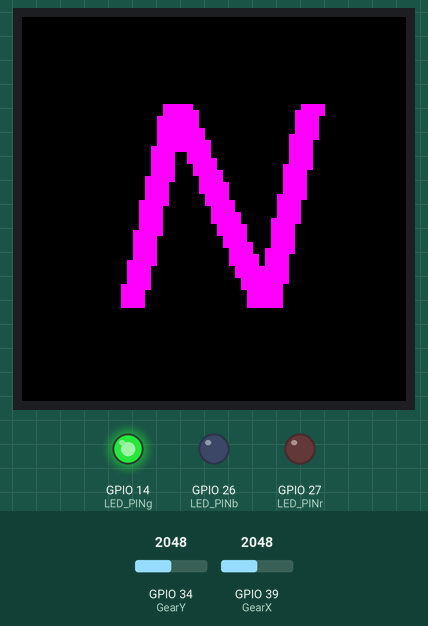
Bench run of a sketch on a simulated ESP32. On the bench: 128×128 colour display, output pins drawn as LEDs (lit = HIGH). The test bench sets the inputs (shaded band); at power-on: GPIO 39 (GearX) = 2048, GPIO 34 (GearY) = 2048.

Above: at 11.3 s.
11.4 s: GPIO 39 (GearX) set to 3434
12.9 s: GPIO 39 (GearX) set to 3556
At 13.9 s:
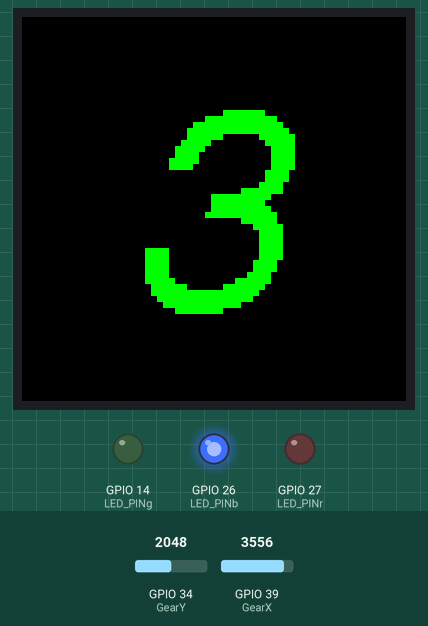
14.4 s: GPIO 34 (GearY) set to 2866
At 15.0 s:
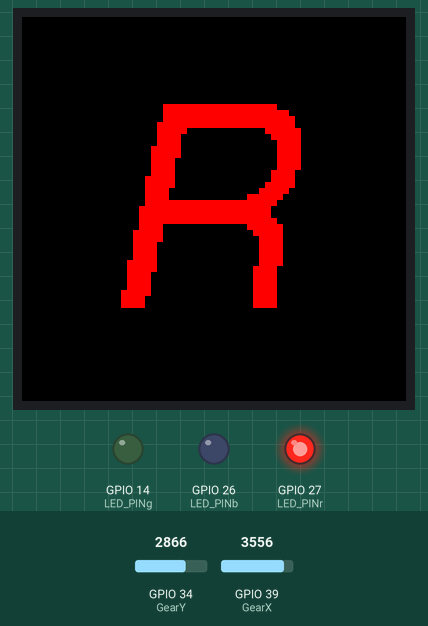
17.4 s: GPIO 34 (GearY) set to 1560
At 17.9 s:
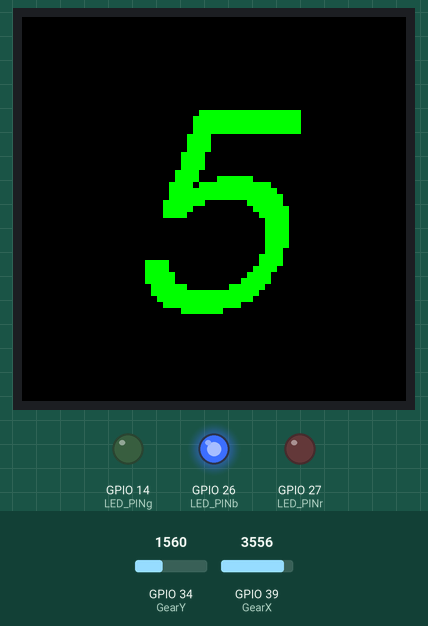
19.0 s: GPIO 34 (GearY) set to 3540
At 20.2 s:
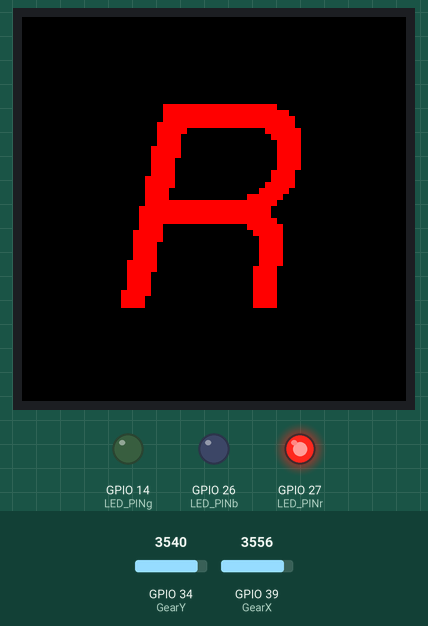
20.5 s: GPIO 34 (GearY) set to 2460
At 21.6 s:
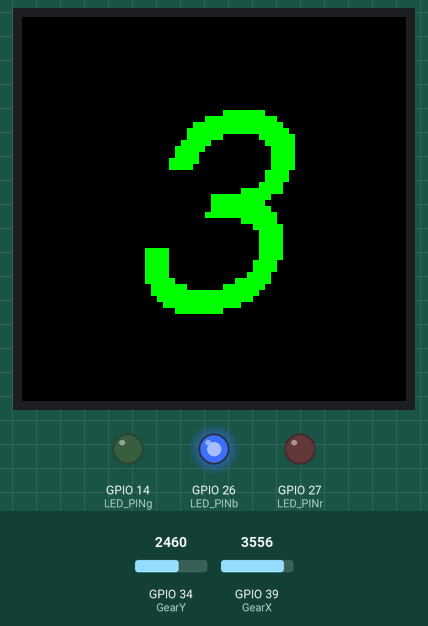
Timing chart, 0 to 23.0 s (numbered marks = the images above; inputs shaded):
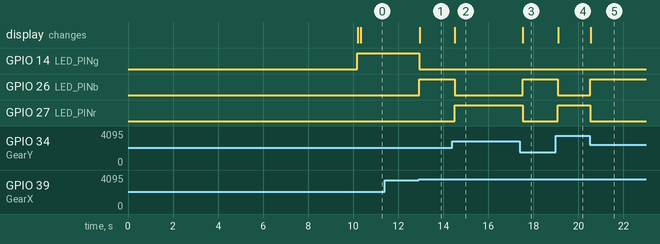

Measured:
- the behaviour switches between 3500 and 3501 on GPIO 39 (GearX) (found by bisection; images 0 and 1)
- after the input at 11.4 s, every drawn part: stays the same
- after the input at 12.9 s, GPIO 14 (LED_PINg): HIGH → LOW at once; GPIO 26 (LED_PINb): LOW → HIGH at once; the display: changes after 0.05 s (image 1)
- after the input at 14.4 s, GPIO 26 (LED_PINb): HIGH → LOW after 0.11 s; GPIO 27 (LED_PINr): LOW → HIGH after 0.11 s; the display: changes after 0.12 s (image 2)
- after the input at 17.4 s, GPIO 26 (LED_PINb): LOW → HIGH after 0.12 s; GPIO 27 (LED_PINr): HIGH → LOW after 0.12 s; the display: changes after 0.13 s (image 3)
- after the input at 19.0 s, GPIO 26 (LED_PINb): HIGH → LOW after 0.09 s; GPIO 27 (LED_PINr): LOW → HIGH after 0.09 s; the display: changes after 0.10 s (image 4)
- after the input at 20.5 s, GPIO 26 (LED_PINb): LOW → HIGH at once; GPIO 27 (LED_PINr): HIGH → LOW at once; the display: changes at once (image 5)

The sketch:

ESP32_Logitech_Gear_Display_100522.ino
```cpp
/*
 * Created by Pieter Kirby
 * for use with Logitech shifter
 *
 * Please support by following/subscribing to my twitch account
 * www.twitch.tv/pietersgaming
 *
 */

#include <Adafruit_GFX.h>    // Core graphics library
#include <Adafruit_ST7735.h> // Hardware-specific library for ST7735
#include <Fonts/FreeSansOblique24pt7b.h>

  #define TFT_CS         5
  #define TFT_RST        4
  #define TFT_DC         2

  Adafruit_ST7735 tft = Adafruit_ST7735(TFT_CS, TFT_DC, TFT_RST);

const int GearX    = 39;  // connected to Latitude Potentiometer pin (RS232 pin #)
const int GearY    = 34;  // connected to Longitude Potentiometer pin (RS232 pin #)
                          // (RS232 pin #) connected to GND
                          // (RS232 pin #) connected to 3v3
const int LED_PINr = 27;  // Arduino pin connected to LED's pin
const int LED_PINb = 26;  // Arduino pin connected to LED's pin
const int LED_PINg = 14;  // Arduino pin connected to LED's pin

void setup() {
  pinMode(LED_PINr, OUTPUT);    // set arduino pin to output mode
  pinMode(LED_PINb, OUTPUT);    // set arduino pin to output mode
  pinMode(LED_PINg, OUTPUT);    // set arduino pin to output mode
  tft.initR(INITR_144GREENTAB); // Init ST7735R chip, green tab
  tft.fillScreen(ST77XX_BLACK);
  tft.setTextColor(ST77XX_WHITE);
  tft.setTextSize(2);
  tft.println(" ");
  tft.println("   GEAR");
  tft.println(" ");
  tft.println("  DISPLAY");
  tft.println(" ");
  tft.setTextSize(1);
  tft.println("     Created By");
  tft.setTextSize(2);
  tft.println(" ");
  tft.println("CacoDeamon");
  delay(10000);
  tft.fillScreen(ST77XX_BLACK);
}

void loop() {
  int Latitude  = analogRead(GearX); // read the input on analog pin
  int Longitude = analogRead(GearY); // read the input on analog pin

  if((Latitude > 3500) && (Longitude > 2800)){
    digitalWrite(LED_PINr, HIGH);
    digitalWrite(LED_PINb, LOW);
    digitalWrite(LED_PINg, LOW);
    tft.fillRoundRect(25, 20, 80, 90, 8, ST77XX_BLACK);
    tft.setCursor(25, 95);
    tft.setTextColor(ST77XX_RED);
    tft.setFont(&FreeSansOblique24pt7b);
    tft.setTextSize(2);
    tft.println("R");
    delay(120);

} else if((Latitude > 3500) && (Longitude < 2800) && (Longitude > 2500)){
    digitalWrite(LED_PINb, HIGH);
    digitalWrite(LED_PINr, LOW);
    digitalWrite(LED_PINg, LOW);
    tft.fillRoundRect(25, 20, 80, 90, 8, ST77XX_BLACK);
    tft.setCursor(35, 95);
    tft.setTextColor(ST77XX_GREEN);
    tft.setFont(&FreeSansOblique24pt7b);
    tft.setTextSize(2);
    tft.println("1");
    delay(120);

} else if((Latitude < 500) && (Longitude > 2500)){
    digitalWrite(LED_PINb, HIGH);
    digitalWrite(LED_PINr, LOW);
    digitalWrite(LED_PINg, LOW);
    tft.fillRoundRect(25, 20, 80, 90, 8, ST77XX_BLACK);
    tft.setCursor(35, 95);
    tft.setTextColor(ST77XX_GREEN);
    tft.setFont(&FreeSansOblique24pt7b);
    tft.setTextSize(2);
    tft.println("2");
    delay(120);

} else if((Latitude > 3500) && (Longitude < 2500) && (Longitude > 1600)){
    digitalWrite(LED_PINb, HIGH);
    digitalWrite(LED_PINr, LOW);
    digitalWrite(LED_PINg, LOW);
    tft.fillRoundRect(25, 20, 80, 90, 8, ST77XX_BLACK);
    tft.setCursor(35, 95);
    tft.setTextColor(ST77XX_GREEN);
    tft.setFont(&FreeSansOblique24pt7b);
    tft.setTextSize(2);
    tft.println("3");
    delay(120);

} else if((Latitude < 500) && (Longitude < 2500) && (Longitude > 1600)){
    digitalWrite(LED_PINb, HIGH);
    digitalWrite(LED_PINr, LOW);
    digitalWrite(LED_PINg, LOW);
    tft.fillRoundRect(25, 20, 80, 90, 8, ST77XX_BLACK);
    tft.setCursor(35, 95);
    tft.setTextColor(ST77XX_GREEN);
    tft.setFont(&FreeSansOblique24pt7b);
    tft.setTextSize(2);
    tft.println("4");
    delay(120);

} else if((Latitude > 3500) && (Longitude < 1600) && (Longitude > 1300)){
    digitalWrite(LED_PINb, HIGH);
    digitalWrite(LED_PINr, LOW);
    digitalWrite(LED_PINg, LOW);
    tft.fillRoundRect(25, 20, 80, 90, 8, ST77XX_BLACK);
    tft.setCursor(35, 95);
    tft.setTextColor(ST77XX_GREEN);
    tft.setFont(&FreeSansOblique24pt7b);
    tft.setTextSize(2);
    tft.println("5");
    delay(120);

} else if((Latitude < 500) && (Longitude < 1600)){
    digitalWrite(LED_PINb, HIGH);
    digitalWrite(LED_PINr, LOW);
    digitalWrite(LED_PINg, LOW);
    tft.fillRoundRect(25, 20, 80, 90, 8, ST77XX_BLACK);
    tft.setCursor(35, 95);
    tft.setTextColor(ST77XX_GREEN);
    tft.setFont(&FreeSansOblique24pt7b);
    tft.setTextSize(2);
    tft.println("6");
    delay(120);

} else if((Latitude > 3500) && (Longitude < 1300) && (Longitude > 1000)){
    digitalWrite(LED_PINb, HIGH);
    digitalWrite(LED_PINr, LOW);
    digitalWrite(LED_PINg, LOW);
    tft.fillRoundRect(25, 20, 80, 90, 8, ST77XX_BLACK);
    tft.setCursor(35, 95);
    tft.setTextColor(ST77XX_GREEN);
    tft.setFont(&FreeSansOblique24pt7b);
    tft.setTextSize(2);
    tft.println("7");
    delay(120);

}  else{
    digitalWrite(LED_PINr, LOW);
    digitalWrite(LED_PINb, LOW);
    digitalWrite(LED_PINg, HIGH);
    tft.fillRoundRect(25, 20, 80, 90, 8, ST77XX_BLACK);
    tft.setCursor(25, 95);
    tft.setTextColor(ST77XX_MAGENTA);
    tft.setFont(&FreeSansOblique24pt7b);
    tft.setTextSize(2);
    tft.println("N");
    delay(120);
}
}
```
